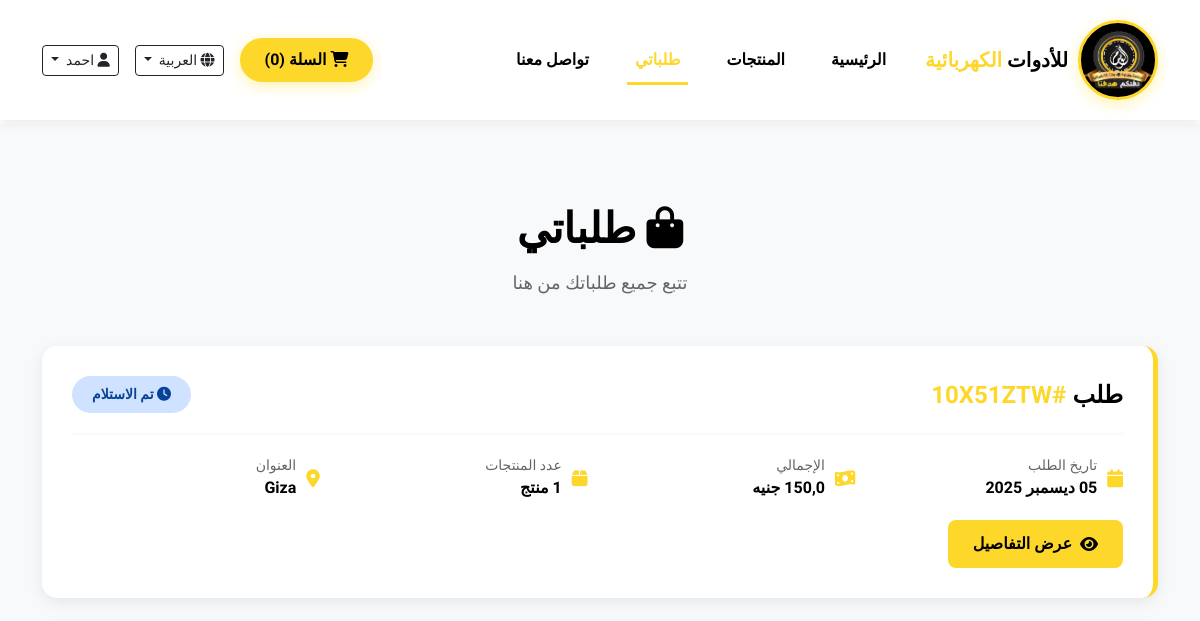
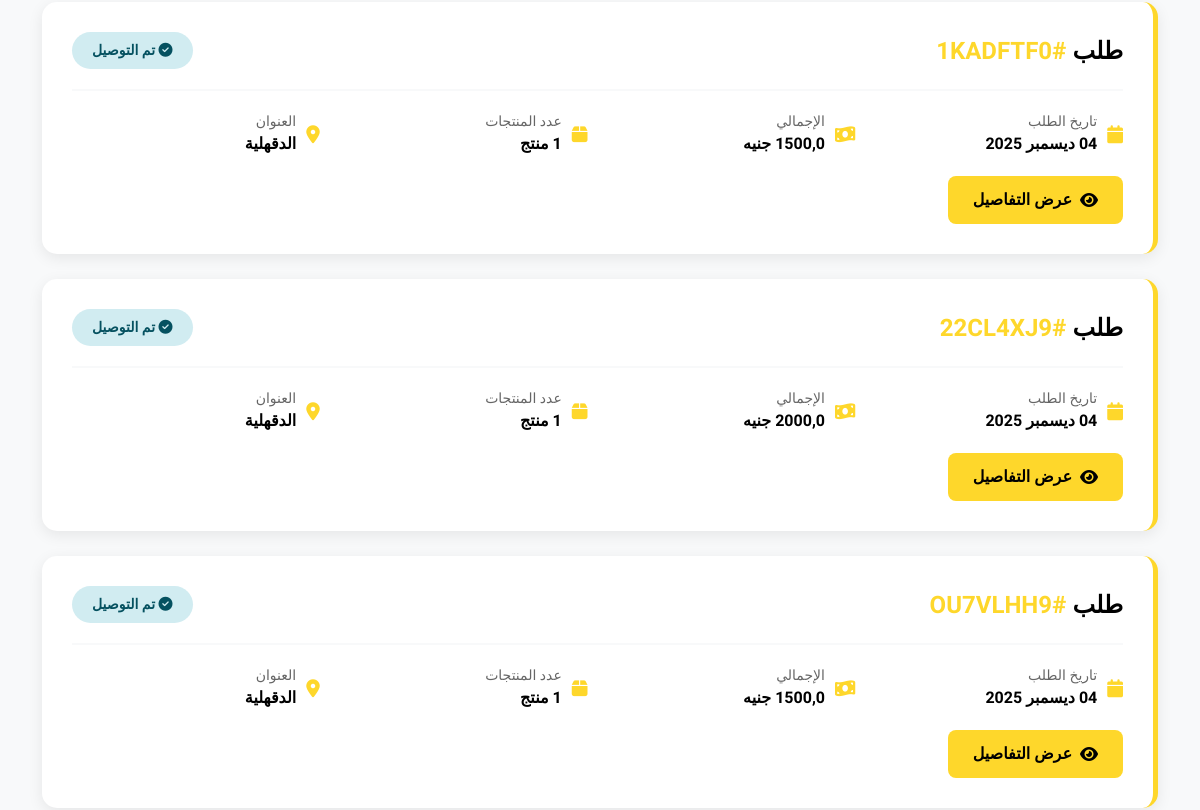
The page /orders/ (signed in, upper part) on the database as committed earlier (2 pictures, top to bottom).
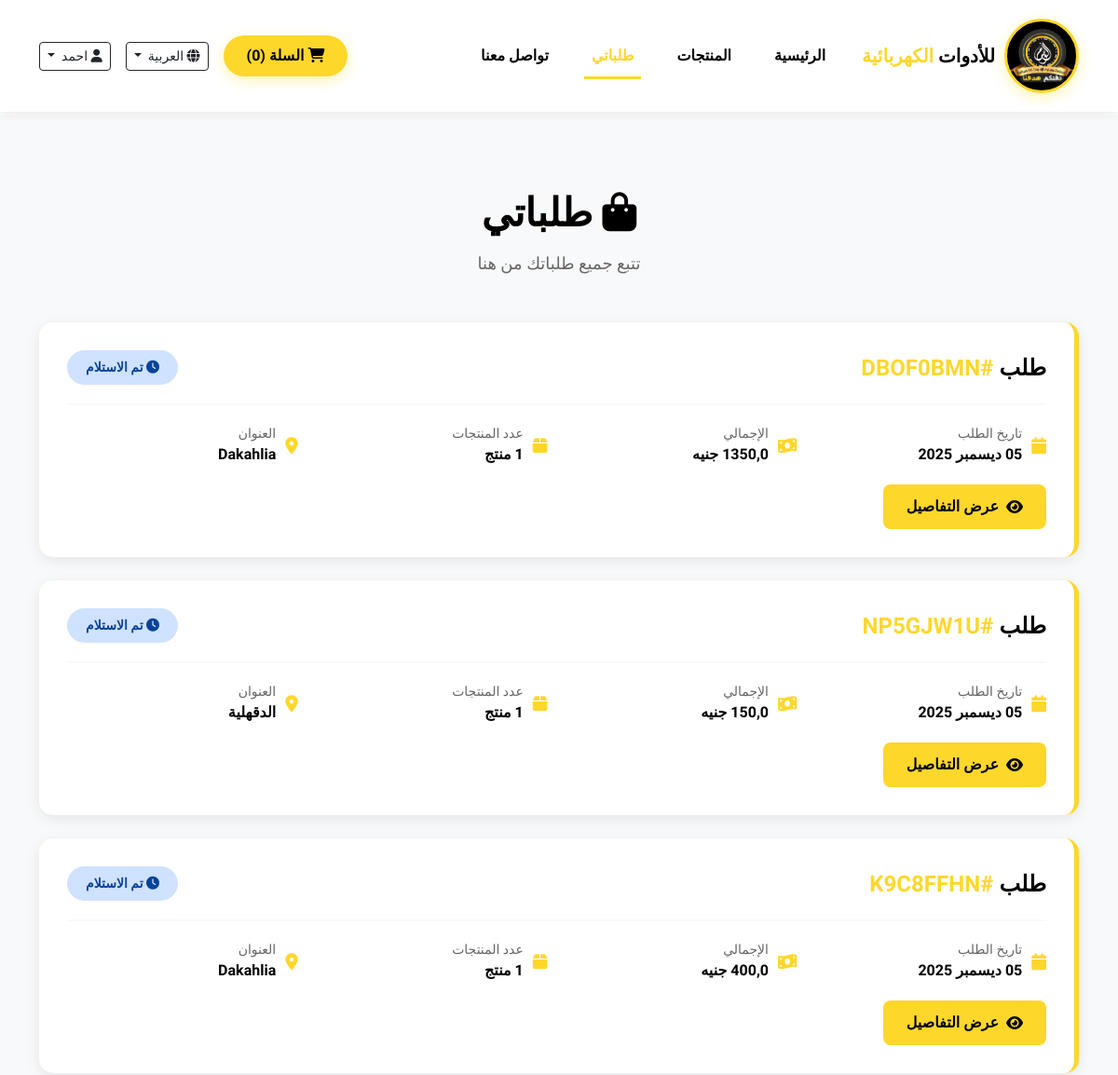
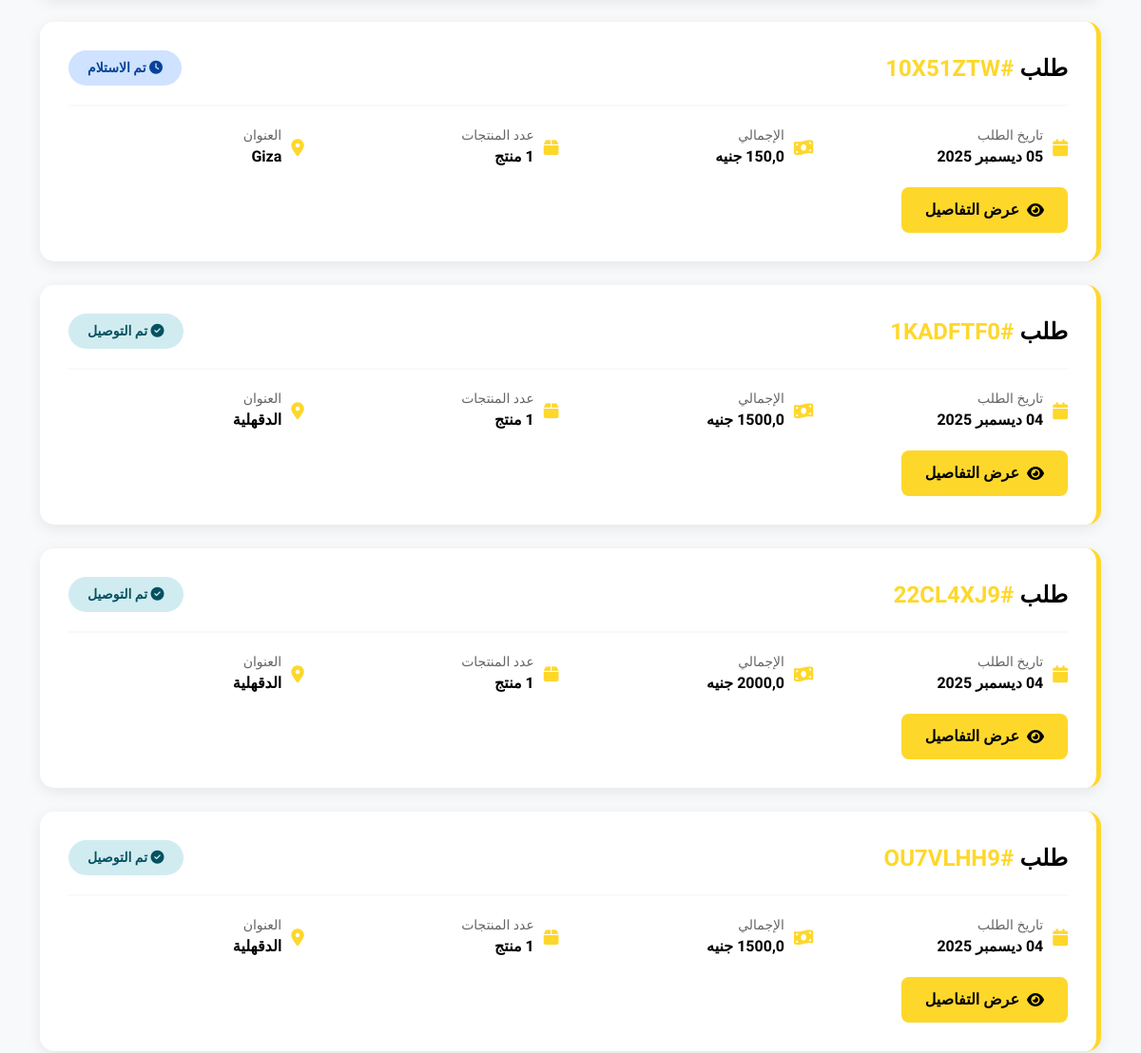
The same page on the database as committed later (2 pictures, top to bottom).
### orders/models.py (models this page shows, shortened)
class Order(models.Model):
    user = models.ForeignKey(CustomUser, related_name='order_owner', on_delete=models.SET_NULL, blank=True, null=True)
    status = models.CharField(choices=ORDER_STATUS, max_length=20, default='Received')
    code = models.CharField(default=generate_code, max_length=20)
    order_time = models.DateTimeField(default=timezone.now)
    delivery_time = models.DateTimeField(blank=True, null=True)  # Fixed spelling
    coupon = models.ForeignKey('Coupon', related_name='order_coupon', on_delete=models.SET_NULL, blank=True, null=True)
    address = models.ForeignKey(OrderAddress, related_name='orders', on_delete=models.SET_NULL, null=True, blank=True)
    subtotal = models.FloatField('المجموع الفرعي', default=0)
    delivery_fee = models.FloatField('رسوم التوصيل', default=0)
    discount = models.FloatField('الخصم', default=0)
    total = models.FloatField('الإجمالي', blank=True, null=True)
    total_with_coupon = models.FloatField(blank=True, null=True)
    class Meta:
        ordering = ['-order_time']

class OrderAddress(models.Model):
    customer_name = models.CharField('اسم العميل', max_length=200)
    customer_phone = models.CharField('رقم الهات ف', max_length=15)
    customer_email = models.EmailField('البريد الإلكتروني', blank=True)
    governorate = models.CharField('المحافظة', max_length=100)
    city = models.CharField('المدينة', max_length=100, blank=True)
    address_line = models.TextField('العنوان بالتفصيل', max_length=500)
    notes = models.TextField('ملاحظات', blank=True, max_length=500)

### orders/views.py (the view)
# urls.py: path('', my_orders, name='my_orders'),
@login_required
def my_orders(request):
    orders = Order.objects.filter(user=request.user).order_by('-order_time')
    return render(request, 'orders/my_orders.html', {
        'orders': orders
    })

### accounts/custom_context_processor.py (called while the page is built)
def custom_user_context(request):
    if request.user.is_authenticated:
        user = request.user
        return {
            'user': user,
        }
    return {}

### orders/cart_context_processor.py (called while the page is built, shortened)
def get_cart_data(request):
    if request.user.is_authenticated:
        cart, created = Cart.objects.get_or_create(user=request.user, status='Inprogress')
        cart_detail = CartDetail.objects.filter(cart=cart)
        return {
            'cart_data': cart,
            'cart_detail_data': cart_detail,
        }

### orders/templates/orders/my_orders.html (shortened to what this page needs)
{% extends 'base.html' %}
{% load static %}
{% load i18n %}
{% block style %}
<link href="{% static 'css/home.css' %}" rel="stylesheet"/>
{% endblock style %}
{% block content %}
<section class="orders-section">
 <div class="container">
  <div class="page-header">
   <h1 class="page-title">
    <i class="fas fa-shopping-bag">
    </i>
    {% trans "طلباتي" %}
   </h1>
   <p class="page-subtitle">
    {% trans "تتبع جميع طلباتك من هنا" %}
   </p>
  </div>
  {% if orders %}
        {% for order in orders %}
  <div class="order-card">
   <div class="order-header">
    <div class="order-code">
     {% trans "طلب" %}
     <span>
      #{{ order.code }}
     </span>
    </div>
    <div class="order-status status-{{ order.status }}">
     {% if order.status == 'Received' %}
     <i class="fas fa-clock">
     </i>
     {% elif order.status == 'Processed' %}
     <i class="fas fa-cog">
     </i>
     {% elif order.status == 'Shipped' %}
     <i class="fas fa-truck">
     </i>
     {% elif order.status == 'Delivered' %}
     <i class="fas fa-check-circle">
     </i>
     {% endif %}
                    {{ order.get_status_display }}
    </div>
   </div>
   <div class="order-info">
    <div class="info-item">
     <i class="fas fa-calendar">
     </i>
     <div>
      <div class="info-label">
       {% trans "تاريخ الطلب" %}
      </div>
      <div class="info-value">
       {{ order.order_time|date:"d M Y" }}
      </div>
     </div>
    </div>
    <div class="info-item">
     <i class="fas fa-money-bill-wave">
     </i>
     <div>
      <div class="info-label">
       {% trans "الإجمالي" %}
      </div>
      <div class="info-value">
       {{ order.total_with_coupon|default:order.total }} {% trans "جنيه" %}
      </div>
     </div>
    </div>
    <div class="info-item">
     <i class="fas fa-box">
     </i>
     <div>
      <div class="info-label">
       {% trans "عدد المنتجات" %}
      </div>
      <div class="info-value">
       {{ order.order_detail.count }} {% trans "منتج" %}
      </div>
     </div>
    </div>
    {% if order.address %}
    <div class="info-item">
     <i class="fas fa-map-marker-alt">
     </i>
     <div>
      <div class="info-label">
       {% trans "العنوان" %}
      </div>
      <div class="info-value">
       {{ order.address.governorate }}
      </div>
     </div>
    </div>
    {% endif %}
   </div>
   <div class="order-actions">
    <a class="btn-view-order" href="{% url 'orders:order-detail' order.code %}">
     <i class="fas fa-eye">
     </i>
     {% trans "عرض التفاصيل" %}
    </a>
   </div>
  </div>
  {% endfor %}
  {% endif %}
 </div>
</section>
{% endblock content %}

Rows that differ between the two databases and show on the page:
added Order: code "DBOF0BMN", status "تم الاستلام", order_time "05 ديسمبر 2025", address.governorate "Dakahlia"
added Order: code "NP5GJW1U", status "تم الاستلام", order_time "05 ديسمبر 2025", address.governorate "الدقهلية"
added Order: code "K9C8FFHN", status "تم الاستلام", order_time "05 ديسمبر 2025", total_with_coupon "400,0", address.governorate "Dakahlia"
